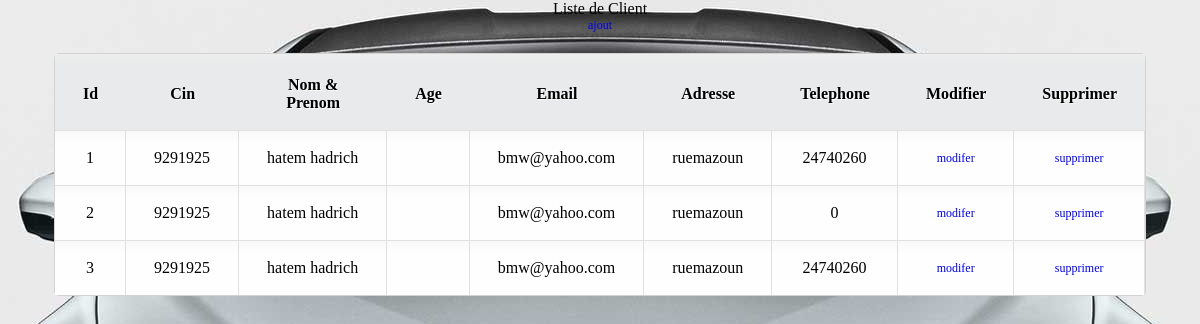
The page /admin/client.php on the database its author committed.
### tables this page shows
CREATE TABLE IF NOT EXISTS `client` (
  `id` int(11) NOT NULL AUTO_INCREMENT,
  `cin_clt` int(9) NOT NULL,
  `nom_clt` varchar(50) NOT NULL,
  `prenom_clt` varchar(50) NOT NULL,
  `password` varchar(20) NOT NULL,
  `email` varchar(50) NOT NULL,
  `adresse_clt` varchar(100) NOT NULL,
  `tel_clt` int(20) NOT NULL,
  PRIMARY KEY (`id`)
);

### admin/client.php (the view, shortened to what this page needs)
<?php include("connection1.php"); ?><head>
<link href="css/style.css" rel="stylesheet" type="text/css">
</head>
<div class="produits" align="center" style="height:100%;width:100%;margin-left:0px;">
<div class="Arborescence">Liste de Client</div>
<div><a href="?page=7&op=ajout">ajout</a></div>
<?php if(!isset($_GET['op']) || $_GET['op']=='list' || $_GET['op']=='sup' )
{
?><table class="table1" width="100" border="0" cellspacing="0" cellpadding="0" style="margin-top: 20px;border: 1px solid #D3D3D3;border-radius: 5px 5px 5px 5px;">
  <tr>
	<th class="first">Id</th>
	<th>Cin</th>
    <th>Nom & Prenom</th>
    <th>Age</th>
    <th>Email</th>
    <th>Adresse</th>
    <th>Telephone</th>
    <th>Modifier</th>
    <th class="last">Supprimer</th>
</tr>
  <?php
		$req ="SELECT * FROM client ORDER BY id ";
        $res =mysql_query($req)or die(mysql_error());
	    if ($res)
        {
            while ($tab=  mysql_fetch_array($res))
            {
				?><tr>
    <td><?php echo $tab['id']; ?></a></td>
    <td><?php echo $tab['cin_clt']; ?></td>
    <td><?php echo $tab['nom_clt']."&nbsp;".$tab['prenom_clt']; ?></td>
    <td><?php echo $tab['age_clt']; ?></td>
    <td><?php echo $tab['email']; ?></td>
    <td><?php echo $tab['adresse_clt']; ?></td>
    <td><?php echo $tab['tel_clt']; ?></td>
    <td><a href="?page=7&op=modif&id=<?php echo $tab['id']; ?>">modifer</a></td>
<td><a href="?page=7&op=sup&id=<?php echo $tab['id']; ?>">supprimer</a></td>
  </tr>
  <?php } } ?>
</table>
<?php } ?>

### admin/css/style.css (style rules this page uses)
* { margin-right: auto; margin-left: auto; text-decoration:none; }
a,p { font-size:12px; }

### admin/client.php (style rules this page uses)
.table1 th, td { padding:18px 28px 18px; text-align:center; }
.table1 th { padding-top:22px; text-shadow: 1px 1px 1px #fff; background:#e8eaeb; }
.table1 td { border-top:1px solid #e0e0e0; border-right:1px solid #e0e0e0; }
.table1 td.first, th.first { text-align:left }
.table1 td { background: -moz-linear-gradient(100% 25% 90deg, #fefefe, #f9f9f9); background: -webkit-gradient(linear, 0% 0%, 0% 25%, from(#f9f9f9), to(#fefefe)); }
.table1 th { background: -moz-linear-gradient(100% 20% 90deg, #e8eaeb, #ededed); background: -webkit-gradient(linear, 0% 0%, 0% 20%, from(#ededed), to(#e8eaeb)); }

### rows shown on the page
client: id "1", cin_clt "9291925", nom_clt "hatem", prenom_clt "hadrich", email "bmw@yahoo.com", adresse_clt "ruemazoun", tel_clt "24740260"
client: id "2", cin_clt "9291925", nom_clt "hatem", prenom_clt "hadrich", email "bmw@yahoo.com", adresse_clt "ruemazoun", tel_clt "0"
client: id "3", cin_clt "9291925", nom_clt "hatem", prenom_clt "hadrich", email "bmw@yahoo.com", adresse_clt "ruemazoun", tel_clt "24740260"
